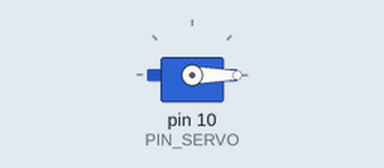
This sketch was run on a simulated Arduino Uno, built with avr-gcc and run on an emulated ATmega328P. Parts: servo. What the sketch prints to the serial monitor is not drawn.

Above: at 0.1 s.
At 38.5 s:
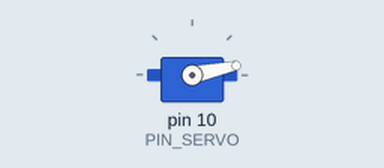
Timing chart, 0 to 40.0 s (numbered marks = the images above):
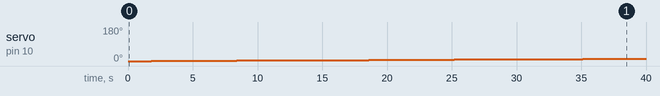

The sketch:

13_test_1.ino
```cpp
#include <Servo.h>

// ========= 모드 선택 =========
// 1) 60초 동안 0° -> 180° (3 °/s)
// 2) 300초 동안 0° -> 90° (0.3 °/s)
// 3) 사용자 정의 (아래 USER CONFIG 사용)
#define EXPERIMENT_MODE 2

// ========= 공통 설정 =========
#define PIN_SERVO    10
#define INTERVAL_MS  10   // 갱신 주기(ms): 5~20 권장

// ========= USER CONFIG (MODE 3에서만 사용) =========
#define USER_ANGLE_START  0.0f     // 시작 각도
#define USER_ANGLE_TARGET 90.0f    // 목표 각도
#define USER_SPEED_DPS    1.0f     // 등속(°/s)

// ========= 내부 상수 =========
static const float US_MIN = 500.0f;     // 펄스 하한(µs) — 서보에 맞게 600/2400 등으로 조절 가능
static const float US_MAX = 2500.0f;    // 펄스 상한(µs)
static const float US_PER_DEG = 2000.0f / 180.0f; // 1°당 µs 변화

// ========= 내부 변수 =========
Servo s;
unsigned long t0_ms, last_tick;
float start_deg, target_deg, speed_dps, dir; // dir = +1 or -1
float us_start, us_target;
float last_us_written; // 마지막으로 write한 정수 µs

// 각→µs (float)
static inline float deg2us(float deg){
  deg = constrain(deg, 0.0f, 180.0f);
  return US_MIN + deg * US_PER_DEG;
}

void setup(){
  Serial.begin(115200);
  s.attach(PIN_SERVO, (int)US_MIN, (int)US_MAX);

  // ----- 모드 프리셋 -----
  if (EXPERIMENT_MODE == 1){
    // 60초 동안 0° -> 180° (3 °/s)
    start_deg = 0.0f;     target_deg = 180.0f;  speed_dps = 3.0f;
  } else if (EXPERIMENT_MODE == 2){
    // 300초 동안 0° -> 90° (0.3 °/s)
    start_deg = 0.0f;     target_deg = 90.0f;   speed_dps = 0.3f;
  } else {
    // 사용자 정의
    start_deg = USER_ANGLE_START;
    target_deg = USER_ANGLE_TARGET;
    speed_dps = USER_SPEED_DPS;
  }

  dir       = (target_deg >= start_deg) ? 1.0f : -1.0f;
  us_start  = deg2us(start_deg);
  us_target = deg2us(target_deg);

  t0_ms = millis();
  last_tick = t0_ms;
  last_us_written = roundf(us_start);
  s.writeMicroseconds((int)last_us_written);

  Serial.println("== CONST SPEED (MODE) START ==");
  Serial.print("start=");  Serial.print(start_deg);
  Serial.print("  target="); Serial.print(target_deg);
  Serial.print("  speed(dps)="); Serial.println(speed_dps);
}

void loop(){
  unsigned long now = millis();
  if (now - last_tick < INTERVAL_MS) return;
  last_tick = now;

  // 등속: 절대시간 기반 각도 = 시작각 + dir * 속도 * 시간
  float elapsed_s   = (now - t0_ms) / 1000.0f;
  float desired_deg = start_deg + dir * speed_dps * elapsed_s;

  // 목표 넘지 않도록 클램프
  if (dir > 0) desired_deg = min(desired_deg, target_deg);
  else         desired_deg = max(desired_deg, target_deg);

  float desired_us = deg2us(desired_deg);
  desired_us = constrain(desired_us, US_MIN, US_MAX);

  // 1µs 계단 추종: 매우 느린 속도에서도 평균 속도 일정하게
  float delta = desired_us - last_us_written;
  if (fabs(delta) >= 1.0f){
    int step = (delta > 0 ? 1 : -1);
    last_us_written += step;
    s.writeMicroseconds((int)last_us_written);
  }

  // 디버깅 출력
  Serial.print("deg="); Serial.print(desired_deg, 3);
  Serial.print("  us(desired)="); Serial.print((int)roundf(desired_us));
  Serial.print("  us(written)="); Serial.println((int)last_us_written);

  // 종료 조건 도달 시 필요하면 분리/정지 처리
  // if ((int)roundf(last_us_written) == (int)roundf(us_target)) {
  //   s.detach();
  //   while (1) {}  // 끝에서 멈추고 싶다면 사용
  // }
}
```

Measured:
- by itself, servo on pin 10 (PIN_SERVO): moves from 0° to 12° over 36.6 s
